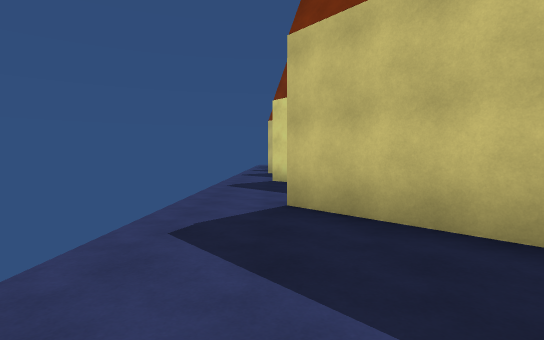
View 1 (above)

12 first-person views from a walk through a scene from a Unity 3-D project. The camera is 1.4 m above the floor, tilts 2° down and sees 80° across. The floor is counted in squares, 2 m on a side. Each view is taken from the middle of a square. On the plan, view 1 faces up. The plan holds only what a view shows up to about 10 squares ahead; the rest is blank. The place goes on beyond the plan. The player is left out.

View 2
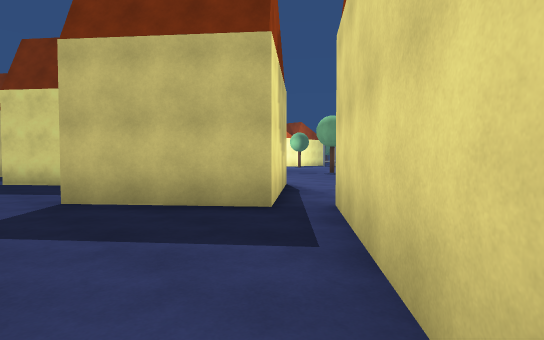

View 3
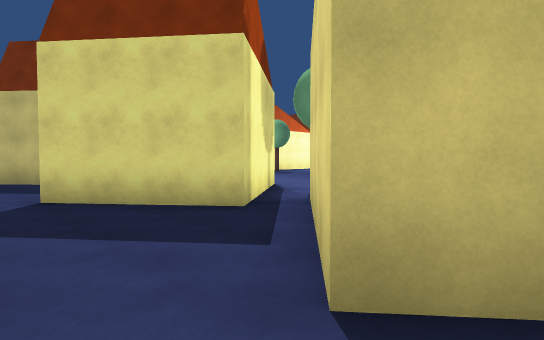

View 4
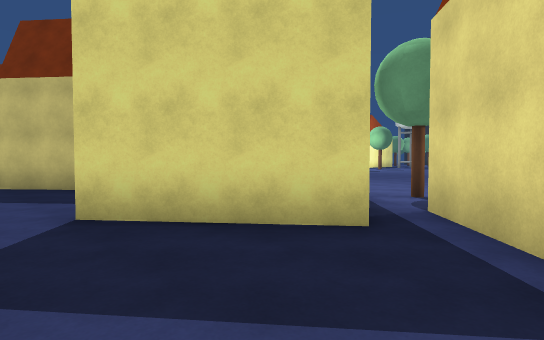

View 5
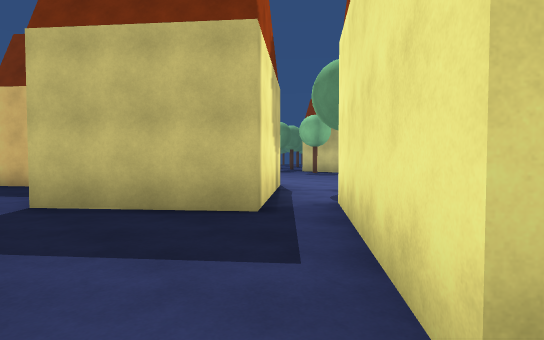

View 6
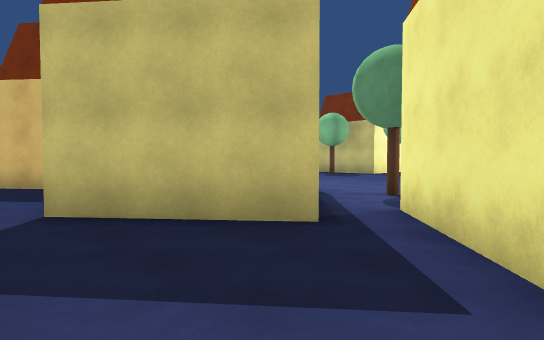

View 7
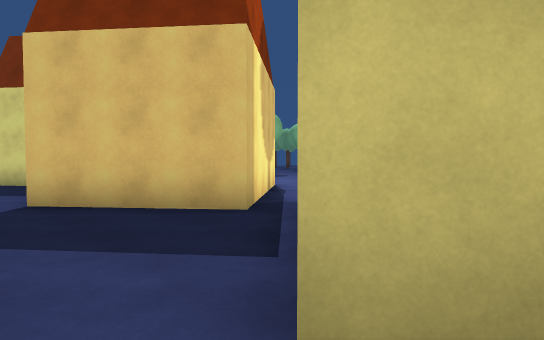

View 8
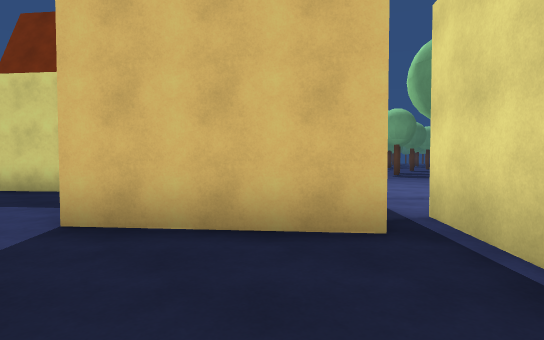

View 9
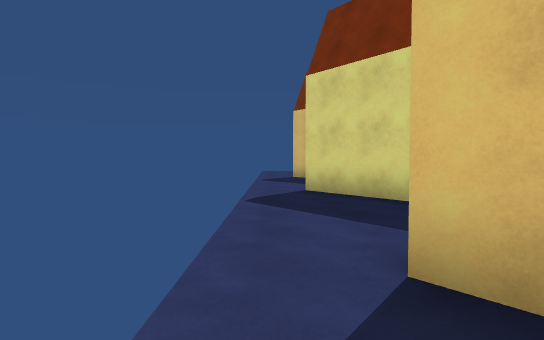

View 10
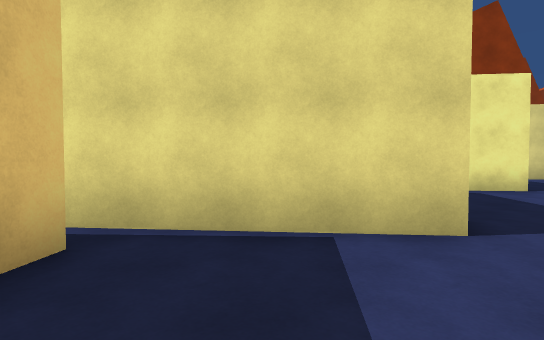

View 11
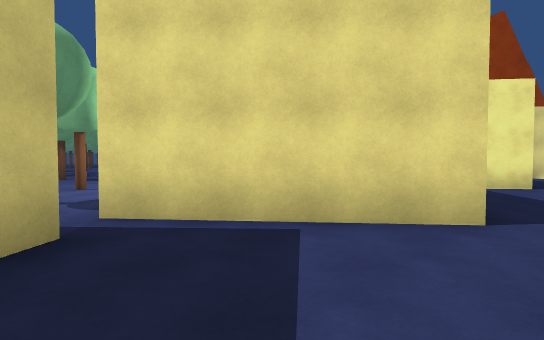

View 12
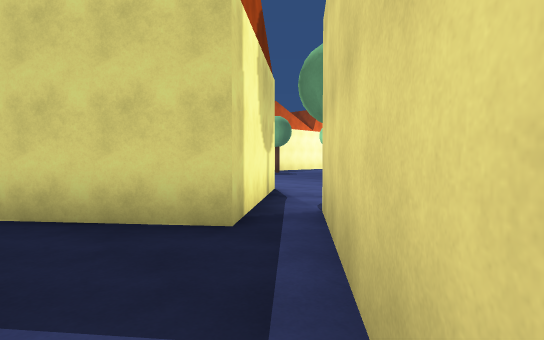

### Floor plan
Points are (right, up) in squares from view 1. A wall is a line through its corners. A room is listed if a view was taken in it or the views show most of it. See-through windows are left out.
Room 1 (views 1, 3, 4, 5, 6, 7, 11, 12)
walls: (2.1, 7.6) (0, 10.2) (3.4, 12.9); (2.3, 2.3) (0.2, 4.8) (3.6, 7.6); (1.9, 13.2) (-0.2, 15.7); (-0.3, -1) (3.1, 1.8)
ways out: opening at (-1, -1) to room 2; opening at (-1, 16) to room 3; opening at (3, 2)
Room 2 (view 2)
walls: (0, -6.5) (0.8, -5.8)
ways out: opening at (-1, -1) to room 1
Room 3 (views 8, 9, 10)
walls: (1.9, 18.4) (-0.2, 20.9); (-0.2, 15.7) (3.1, 18.4)
ways out: opening at (-1, 16) to room 1; opening at (-1, 21)
Room 4 (no view inside)
walls: (5.4, 10.3) (2.1, 7.6)
ways out: opening at (5, 9)

Where each view was taken, in squares from view 1:
view 1: 0 up, 0 right, facing up
view 2: 1 down, 1 left, facing up-right
view 3: 4 up, 1 left, facing up-right
view 4: 6 up, 1 left, facing up-right
view 5: 10 up, 1 left, facing up-right
view 6: 11 up, 1 left, facing up-right
view 7: 15 up, 1 left, facing up-right
view 8: 17 up, 1 left, facing up-right
view 9: 19 up, 1 left, facing up
view 10: 19 up, 1 left, facing down-right
view 11: 3 up, 1 left, facing down-right
view 12: 5 up, 0 right, facing up-right
